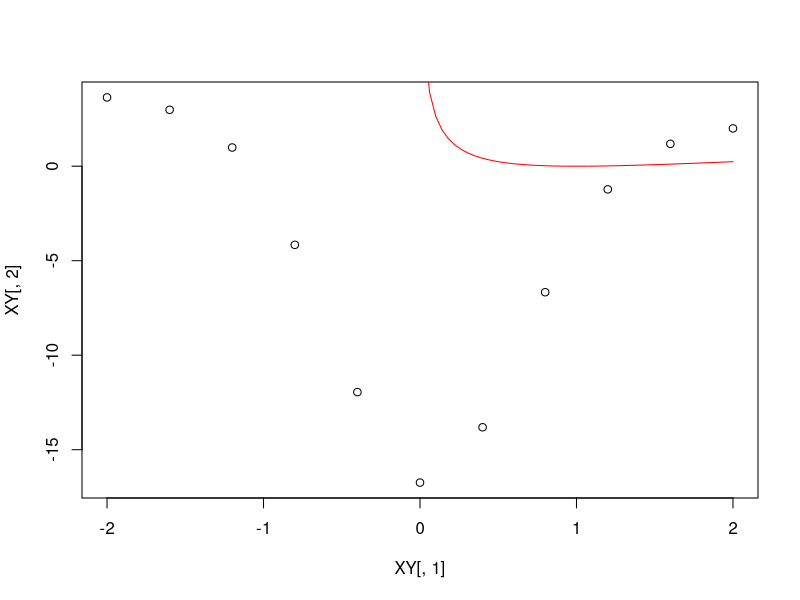

The R script that drew this image:
p1 = function(x) { return(2*sin(x)) }
q1 = function(x) { return(3*cos(x)) }
f1 = function(x) { return(-2) }
a1 = -2
b1 = 2
A1 = 2
B1 = 2
alpha1 = c(1,1)
beta1 = c(1,0)
n = 10

LinDEbp = function(p, q, f, a, b, alpha, beta, A, B, n)
{
	h = (b-a)/n
	x = c(1:(n+1))
	for (i in 1:(n+1))
	{
		x[i] = a + (i-1)*h
	}
	C = matrix(0, nrow=(n+1), ncol=(n+1))
	d = c(1:(n+1))
	
	C[1,1] = (alpha[1])*h - alpha[2]
	C[1,2] = alpha[2]
	C[(n+1),n] = -beta[2]
	C[(n+1),(n+1)] = (beta[1])*h+beta[2]
	for (i in 2:n)
	{
		C[i,(i-1)] = 1-h*p(x[i])/2
		C[i,i] = (h^2)*q(x[i])-2
		C[i,(i+1)] = 1+h*p(x[i])/2
	}
	d[1] = A*h
	d[n+1] = B*h
	for (i in 2:n)
	{
		d[i] = f(x[i])*h^2
	}
	y = solve(C, d)
	return(cbind(x, y))
}
XY = LinDEbp(p1, q1, f1, a1, b1, alpha1, beta1, A1, B1, n)
XY

plot(XY[,1], XY[,2], type="p")
n1 = 100
x = seq(a1, b1, len = n1)
y = c(1:n1)
for(i in 1:n1) { y[i] = 0.5*(log(x[i]))^2 }
lines(x, y, type="l", col="red")